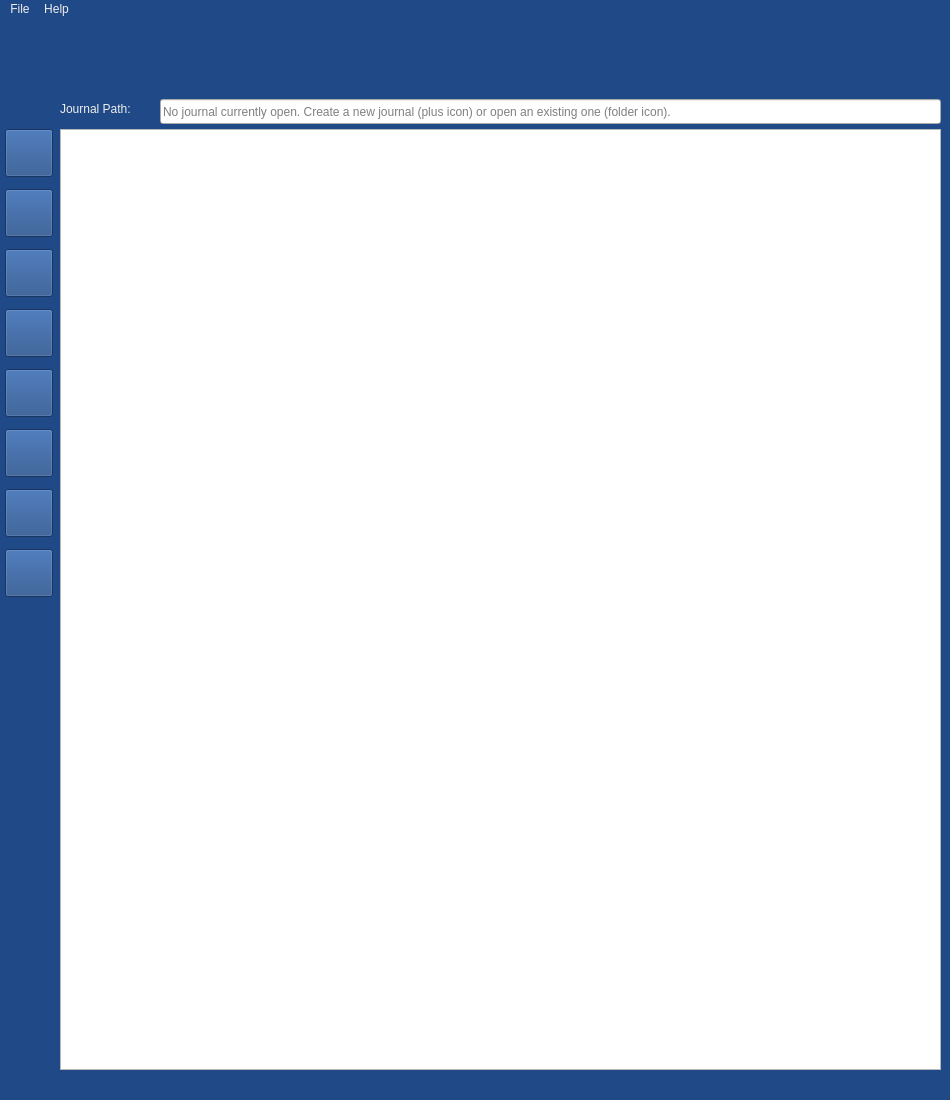
<?xml version="1.0" encoding="UTF-8"?>
<ui version="4.0">
 <class>MainWindow</class>
 <widget class="QMainWindow" name="MainWindow">
  <property name="geometry">
   <rect>
    <x>0</x>
    <y>0</y>
    <width>950</width>
    <height>1100</height>
   </rect>
  </property>
  <property name="minimumSize">
   <size>
    <width>950</width>
    <height>1100</height>
   </size>
  </property>
  <property name="maximumSize">
   <size>
    <width>950</width>
    <height>1100</height>
   </size>
  </property>
  <property name="windowTitle">
   <string>Open Journal</string>
  </property>
  <property name="windowIcon">
   <iconset resource="resources.qrc">
    <normaloff>:/resources/logo_small.png</normaloff>:/resources/logo_small.png</iconset>
  </property>
  <property name="styleSheet">
   <string notr="true">background-color: rgb(32, 74, 135);</string>
  </property>
  <widget class="QWidget" name="centralwidget">
   <widget class="QLabel" name="logo">
    <property name="geometry">
     <rect>
      <x>320</x>
      <y>0</y>
      <width>321</width>
      <height>81</height>
     </rect>
    </property>
    <property name="font">
     <font>
      <family>Umpush</family>
      <pointsize>14</pointsize>
      <weight>50</weight>
      <italic>true</italic>
      <bold>false</bold>
     </font>
    </property>
    <property name="text">
     <string/>
    </property>
    <property name="pixmap">
     <pixmap resource="resources.qrc">:/resources/logo.png</pixmap>
    </property>
    <property name="scaledContents">
     <bool>true</bool>
    </property>
   </widget>
   <widget class="QTextEdit" name="journalEdit">
    <property name="geometry">
     <rect>
      <x>60</x>
      <y>110</y>
      <width>881</width>
      <height>941</height>
     </rect>
    </property>
    <property name="styleSheet">
     <string notr="true">background-color: rgba(191, 64, 64, 0);
background: 1
</string>
    </property>
   </widget>
   <widget class="QLineEdit" name="journalName">
    <property name="geometry">
     <rect>
      <x>160</x>
      <y>80</y>
      <width>781</width>
      <height>25</height>
     </rect>
    </property>
    <property name="toolTip">
     <string>&lt;html&gt;&lt;head/&gt;&lt;body&gt;&lt;p&gt;Displays the filepath to the currently open journal.&lt;/p&gt;&lt;/body&gt;&lt;/html&gt;</string>
    </property>
    <property name="styleSheet">
     <string notr="true">background: 1</string>
    </property>
    <property name="inputMethodHints">
     <set>Qt::ImhNone</set>
    </property>
    <property name="dragEnabled">
     <bool>false</bool>
    </property>
    <property name="readOnly">
     <bool>true</bool>
    </property>
    <property name="placeholderText">
     <string>No journal currently open. Create a new journal (plus icon) or open an existing one (folder icon).</string>
    </property>
   </widget>
   <widget class="QLabel" name="journal_path">
    <property name="geometry">
     <rect>
      <x>60</x>
      <y>80</y>
      <width>91</width>
      <height>21</height>
     </rect>
    </property>
    <property name="styleSheet">
     <string notr="true">border-color: rgb(255, 255, 255);
</string>
    </property>
    <property name="text">
     <string>&lt;html&gt;&lt;head/&gt;&lt;body&gt;&lt;p&gt;&lt;span style=&quot; color:#eeeeec;&quot;&gt;Journal Path:&lt;/span&gt;&lt;/p&gt;&lt;/body&gt;&lt;/html&gt;</string>
    </property>
   </widget>
   <widget class="QPushButton" name="saveBtn">
    <property name="geometry">
     <rect>
      <x>5</x>
      <y>230</y>
      <width>48</width>
      <height>48</height>
     </rect>
    </property>
    <property name="minimumSize">
     <size>
      <width>48</width>
      <height>48</height>
     </size>
    </property>
    <property name="maximumSize">
     <size>
      <width>48</width>
      <height>48</height>
     </size>
    </property>
    <property name="toolTip">
     <string>&lt;html&gt;&lt;head/&gt;&lt;body&gt;&lt;p&gt;Save journal (Ctrl + S)&lt;/p&gt;&lt;/body&gt;&lt;/html&gt;</string>
    </property>
    <property name="styleSheet">
     <string notr="true">QPushButton {border-image: url(:/resources/save.png)}
QToolTip {	background-color: rgb(238, 238, 236);
                           color: black; 
                           border: black solid 1px};</string>
    </property>
    <property name="text">
     <string/>
    </property>
   </widget>
   <widget class="QPushButton" name="deleteBtn">
    <property name="geometry">
     <rect>
      <x>5</x>
      <y>470</y>
      <width>48</width>
      <height>48</height>
     </rect>
    </property>
    <property name="minimumSize">
     <size>
      <width>48</width>
      <height>48</height>
     </size>
    </property>
    <property name="maximumSize">
     <size>
      <width>48</width>
      <height>48</height>
     </size>
    </property>
    <property name="toolTip">
     <string>&lt;html&gt;&lt;head/&gt;&lt;body&gt;&lt;p&gt;Delete journal&lt;/p&gt;&lt;/body&gt;&lt;/html&gt;</string>
    </property>
    <property name="styleSheet">
     <string notr="true">QPushButton {border-image: url(:/resources/delete.png)}
QToolTip {	background-color: rgb(238, 238, 236);
                           color: black; 
                           border: black solid 1px};</string>
    </property>
    <property name="text">
     <string/>
    </property>
   </widget>
   <widget class="QPushButton" name="openBtn">
    <property name="geometry">
     <rect>
      <x>5</x>
      <y>170</y>
      <width>48</width>
      <height>48</height>
     </rect>
    </property>
    <property name="minimumSize">
     <size>
      <width>48</width>
      <height>48</height>
     </size>
    </property>
    <property name="maximumSize">
     <size>
      <width>48</width>
      <height>48</height>
     </size>
    </property>
    <property name="toolTip">
     <string>&lt;html&gt;&lt;head/&gt;&lt;body&gt;&lt;p&gt;Open existing journal (Ctrl + O)&lt;/p&gt;&lt;/body&gt;&lt;/html&gt;</string>
    </property>
    <property name="styleSheet">
     <string notr="true">QPushButton {border-image: url(:/resources/open.png)}
QToolTip {	background-color: rgb(238, 238, 236);
                           color: black; 
                           border: black solid 1px};
</string>
    </property>
    <property name="text">
     <string/>
    </property>
   </widget>
   <widget class="QPushButton" name="encryptBtn">
    <property name="geometry">
     <rect>
      <x>5</x>
      <y>290</y>
      <width>48</width>
      <height>48</height>
     </rect>
    </property>
    <property name="minimumSize">
     <size>
      <width>48</width>
      <height>48</height>
     </size>
    </property>
    <property name="maximumSize">
     <size>
      <width>48</width>
      <height>48</height>
     </size>
    </property>
    <property name="toolTip">
     <string>&lt;html&gt;&lt;head/&gt;&lt;body&gt;&lt;p&gt;Encrypt currently open journal&lt;/p&gt;&lt;/body&gt;&lt;/html&gt;</string>
    </property>
    <property name="styleSheet">
     <string notr="true">QPushButton {border-image: url(:/resources/encrypt.png)}
QToolTip {	background-color: rgb(238, 238, 236);
                           color: black; 
                           border: black solid 1px};</string>
    </property>
    <property name="text">
     <string/>
    </property>
   </widget>
   <widget class="QPushButton" name="decryptBtn">
    <property name="geometry">
     <rect>
      <x>5</x>
      <y>350</y>
      <width>48</width>
      <height>48</height>
     </rect>
    </property>
    <property name="minimumSize">
     <size>
      <width>48</width>
      <height>48</height>
     </size>
    </property>
    <property name="maximumSize">
     <size>
      <width>48</width>
      <height>48</height>
     </size>
    </property>
    <property name="toolTip">
     <string>&lt;html&gt;&lt;head/&gt;&lt;body&gt;&lt;p&gt;Decrypt currently open journal&lt;/p&gt;&lt;/body&gt;&lt;/html&gt;</string>
    </property>
    <property name="styleSheet">
     <string notr="true">QPushButton {border-image: url(:/resources/decrypt.png)}
QToolTip {	background-color: rgb(238, 238, 236);
                           color: black; 
                           border: black solid 1px};</string>
    </property>
    <property name="text">
     <string/>
    </property>
   </widget>
   <widget class="QPushButton" name="newBtn">
    <property name="geometry">
     <rect>
      <x>5</x>
      <y>110</y>
      <width>48</width>
      <height>48</height>
     </rect>
    </property>
    <property name="minimumSize">
     <size>
      <width>48</width>
      <height>48</height>
     </size>
    </property>
    <property name="maximumSize">
     <size>
      <width>48</width>
      <height>48</height>
     </size>
    </property>
    <property name="toolTip">
     <string>&lt;html&gt;&lt;head/&gt;&lt;body&gt;&lt;p&gt;Create new journal (Ctrl + N)&lt;/p&gt;&lt;p&gt;&lt;br/&gt;&lt;/p&gt;&lt;/body&gt;&lt;/html&gt;</string>
    </property>
    <property name="styleSheet">
     <string notr="true">QPushButton {border-image: url(:/resources/new.png)}
QToolTip {	background-color: rgb(238, 238, 236);
                           color: black; 
                           border: black solid 1px};
</string>
    </property>
    <property name="text">
     <string/>
    </property>
   </widget>
   <widget class="QPushButton" name="closeBtn">
    <property name="geometry">
     <rect>
      <x>5</x>
      <y>530</y>
      <width>48</width>
      <height>48</height>
     </rect>
    </property>
    <property name="minimumSize">
     <size>
      <width>48</width>
      <height>48</height>
     </size>
    </property>
    <property name="maximumSize">
     <size>
      <width>48</width>
      <height>48</height>
     </size>
    </property>
    <property name="toolTip">
     <string>&lt;html&gt;&lt;head/&gt;&lt;body&gt;&lt;p&gt;Save and close journal&lt;/p&gt;&lt;/body&gt;&lt;/html&gt;</string>
    </property>
    <property name="styleSheet">
     <string notr="true">QPushButton {border-image: url(:/resources/close.png)}
QToolTip {	background-color: rgb(238, 238, 236);
                           color: black; 
                           border: black solid 1px};</string>
    </property>
    <property name="text">
     <string/>
    </property>
   </widget>
   <widget class="QPushButton" name="export_keyBtn">
    <property name="geometry">
     <rect>
      <x>5</x>
      <y>410</y>
      <width>48</width>
      <height>48</height>
     </rect>
    </property>
    <property name="minimumSize">
     <size>
      <width>48</width>
      <height>48</height>
     </size>
    </property>
    <property name="maximumSize">
     <size>
      <width>48</width>
      <height>48</height>
     </size>
    </property>
    <property name="toolTip">
     <string>&lt;html&gt;&lt;head/&gt;&lt;body&gt;&lt;p&gt;Export encryption key&lt;/p&gt;&lt;/body&gt;&lt;/html&gt;</string>
    </property>
    <property name="styleSheet">
     <string notr="true">QPushButton {border-image: url(:/resources/export_key.png)}
QToolTip {	background-color: rgb(238, 238, 236);
                           color: black; 
                           border: black solid 1px};</string>
    </property>
    <property name="text">
     <string/>
    </property>
   </widget>
   <zorder>logo</zorder>
   <zorder>journalName</zorder>
   <zorder>journal_path</zorder>
   <zorder>saveBtn</zorder>
   <zorder>deleteBtn</zorder>
   <zorder>openBtn</zorder>
   <zorder>encryptBtn</zorder>
   <zorder>decryptBtn</zorder>
   <zorder>newBtn</zorder>
   <zorder>journalEdit</zorder>
   <zorder>closeBtn</zorder>
   <zorder>export_keyBtn</zorder>
  </widget>
  <widget class="QMenuBar" name="menubar">
   <property name="geometry">
    <rect>
     <x>0</x>
     <y>0</y>
     <width>950</width>
     <height>22</height>
    </rect>
   </property>
   <property name="palette">
    <palette>
     <active>
      <colorrole role="Button">
       <brush brushstyle="SolidPattern">
        <color alpha="255">
         <red>32</red>
         <green>74</green>
         <blue>135</blue>
        </color>
       </brush>
      </colorrole>
      <colorrole role="ButtonText">
       <brush brushstyle="SolidPattern">
        <color alpha="255">
         <red>238</red>
         <green>238</green>
         <blue>236</blue>
        </color>
       </brush>
      </colorrole>
      <colorrole role="Base">
       <brush brushstyle="SolidPattern">
        <color alpha="255">
         <red>32</red>
         <green>74</green>
         <blue>135</blue>
        </color>
       </brush>
      </colorrole>
      <colorrole role="Window">
       <brush brushstyle="SolidPattern">
        <color alpha="255">
         <red>32</red>
         <green>74</green>
         <blue>135</blue>
        </color>
       </brush>
      </colorrole>
     </active>
     <inactive>
      <colorrole role="Button">
       <brush brushstyle="SolidPattern">
        <color alpha="255">
         <red>32</red>
         <green>74</green>
         <blue>135</blue>
        </color>
       </brush>
      </colorrole>
      <colorrole role="ButtonText">
       <brush brushstyle="SolidPattern">
        <color alpha="255">
         <red>238</red>
         <green>238</green>
         <blue>236</blue>
        </color>
       </brush>
      </colorrole>
      <colorrole role="Base">
       <brush brushstyle="SolidPattern">
        <color alpha="255">
         <red>32</red>
         <green>74</green>
         <blue>135</blue>
        </color>
       </brush>
      </colorrole>
      <colorrole role="Window">
       <brush brushstyle="SolidPattern">
        <color alpha="255">
         <red>32</red>
         <green>74</green>
         <blue>135</blue>
        </color>
       </brush>
      </colorrole>
     </inactive>
     <disabled>
      <colorrole role="Button">
       <brush brushstyle="SolidPattern">
        <color alpha="255">
         <red>32</red>
         <green>74</green>
         <blue>135</blue>
        </color>
       </brush>
      </colorrole>
      <colorrole role="ButtonText">
       <brush brushstyle="SolidPattern">
        <color alpha="255">
         <red>190</red>
         <green>190</green>
         <blue>190</blue>
        </color>
       </brush>
      </colorrole>
      <colorrole role="Base">
       <brush brushstyle="SolidPattern">
        <color alpha="255">
         <red>32</red>
         <green>74</green>
         <blue>135</blue>
        </color>
       </brush>
      </colorrole>
      <colorrole role="Window">
       <brush brushstyle="SolidPattern">
        <color alpha="255">
         <red>32</red>
         <green>74</green>
         <blue>135</blue>
        </color>
       </brush>
      </colorrole>
     </disabled>
    </palette>
   </property>
   <widget class="QMenu" name="menuFile">
    <property name="palette">
     <palette>
      <active>
       <colorrole role="Button">
        <brush brushstyle="SolidPattern">
         <color alpha="255">
          <red>32</red>
          <green>74</green>
          <blue>135</blue>
         </color>
        </brush>
       </colorrole>
       <colorrole role="ButtonText">
        <brush brushstyle="SolidPattern">
         <color alpha="255">
          <red>238</red>
          <green>238</green>
          <blue>236</blue>
         </color>
        </brush>
       </colorrole>
       <colorrole role="Base">
        <brush brushstyle="SolidPattern">
         <color alpha="255">
          <red>32</red>
          <green>74</green>
          <blue>135</blue>
         </color>
        </brush>
       </colorrole>
       <colorrole role="Window">
        <brush brushstyle="SolidPattern">
         <color alpha="255">
          <red>32</red>
          <green>74</green>
          <blue>135</blue>
         </color>
        </brush>
       </colorrole>
      </active>
      <inactive>
       <colorrole role="Button">
        <brush brushstyle="SolidPattern">
         <color alpha="255">
          <red>32</red>
          <green>74</green>
          <blue>135</blue>
         </color>
        </brush>
       </colorrole>
       <colorrole role="ButtonText">
        <brush brushstyle="SolidPattern">
         <color alpha="255">
          <red>238</red>
          <green>238</green>
          <blue>236</blue>
         </color>
        </brush>
       </colorrole>
       <colorrole role="Base">
        <brush brushstyle="SolidPattern">
         <color alpha="255">
          <red>32</red>
          <green>74</green>
          <blue>135</blue>
         </color>
        </brush>
       </colorrole>
       <colorrole role="Window">
        <brush brushstyle="SolidPattern">
         <color alpha="255">
          <red>32</red>
          <green>74</green>
          <blue>135</blue>
         </color>
        </brush>
       </colorrole>
      </inactive>
      <disabled>
       <colorrole role="Button">
        <brush brushstyle="SolidPattern">
         <color alpha="255">
          <red>32</red>
          <green>74</green>
          <blue>135</blue>
         </color>
        </brush>
       </colorrole>
       <colorrole role="ButtonText">
        <brush brushstyle="SolidPattern">
         <color alpha="255">
          <red>190</red>
          <green>190</green>
          <blue>190</blue>
         </color>
        </brush>
       </colorrole>
       <colorrole role="Base">
        <brush brushstyle="SolidPattern">
         <color alpha="255">
          <red>32</red>
          <green>74</green>
          <blue>135</blue>
         </color>
        </brush>
       </colorrole>
       <colorrole role="Window">
        <brush brushstyle="SolidPattern">
         <color alpha="255">
          <red>32</red>
          <green>74</green>
          <blue>135</blue>
         </color>
        </brush>
       </colorrole>
      </disabled>
     </palette>
    </property>
    <property name="title">
     <string>File</string>
    </property>
    <addaction name="New"/>
    <addaction name="Open"/>
    <addaction name="separator"/>
    <addaction name="Save"/>
    <addaction name="separator"/>
    <addaction name="Delete"/>
    <addaction name="separator"/>
    <addaction name="Encrypt_Journal"/>
    <addaction name="Decrypt_Journal"/>
    <addaction name="Export_key"/>
    <addaction name="separator"/>
    <addaction name="Close"/>
    <addaction name="separator"/>
    <addaction name="Exit"/>
   </widget>
   <widget class="QMenu" name="menuHelp">
    <property name="palette">
     <palette>
      <active>
       <colorrole role="Button">
        <brush brushstyle="SolidPattern">
         <color alpha="255">
          <red>32</red>
          <green>74</green>
          <blue>135</blue>
         </color>
        </brush>
       </colorrole>
       <colorrole role="ButtonText">
        <brush brushstyle="SolidPattern">
         <color alpha="255">
          <red>238</red>
          <green>238</green>
          <blue>236</blue>
         </color>
        </brush>
       </colorrole>
       <colorrole role="Base">
        <brush brushstyle="SolidPattern">
         <color alpha="255">
          <red>32</red>
          <green>74</green>
          <blue>135</blue>
         </color>
        </brush>
       </colorrole>
       <colorrole role="Window">
        <brush brushstyle="SolidPattern">
         <color alpha="255">
          <red>32</red>
          <green>74</green>
          <blue>135</blue>
         </color>
        </brush>
       </colorrole>
      </active>
      <inactive>
       <colorrole role="Button">
        <brush brushstyle="SolidPattern">
         <color alpha="255">
          <red>32</red>
          <green>74</green>
          <blue>135</blue>
         </color>
        </brush>
       </colorrole>
       <colorrole role="ButtonText">
        <brush brushstyle="SolidPattern">
         <color alpha="255">
          <red>238</red>
          <green>238</green>
          <blue>236</blue>
         </color>
        </brush>
       </colorrole>
       <colorrole role="Base">
        <brush brushstyle="SolidPattern">
         <color alpha="255">
          <red>32</red>
          <green>74</green>
          <blue>135</blue>
         </color>
        </brush>
       </colorrole>
       <colorrole role="Window">
        <brush brushstyle="SolidPattern">
         <color alpha="255">
          <red>32</red>
          <green>74</green>
          <blue>135</blue>
         </color>
        </brush>
       </colorrole>
      </inactive>
      <disabled>
       <colorrole role="Button">
        <brush brushstyle="SolidPattern">
         <color alpha="255">
          <red>32</red>
          <green>74</green>
          <blue>135</blue>
         </color>
        </brush>
       </colorrole>
       <colorrole role="ButtonText">
        <brush brushstyle="SolidPattern">
         <color alpha="255">
          <red>190</red>
          <green>190</green>
          <blue>190</blue>
         </color>
        </brush>
       </colorrole>
       <colorrole role="Base">
        <brush brushstyle="SolidPattern">
         <color alpha="255">
          <red>32</red>
          <green>74</green>
          <blue>135</blue>
         </color>
        </brush>
       </colorrole>
       <colorrole role="Window">
        <brush brushstyle="SolidPattern">
         <color alpha="255">
          <red>32</red>
          <green>74</green>
          <blue>135</blue>
         </color>
        </brush>
       </colorrole>
      </disabled>
     </palette>
    </property>
    <property name="title">
     <string>Help</string>
    </property>
    <addaction name="About_Open_Journal"/>
   </widget>
   <addaction name="menuFile"/>
   <addaction name="menuHelp"/>
  </widget>
  <widget class="QStatusBar" name="statusbar">
   <property name="palette">
    <palette>
     <active>
      <colorrole role="WindowText">
       <brush brushstyle="SolidPattern">
        <color alpha="255">
         <red>238</red>
         <green>238</green>
         <blue>236</blue>
        </color>
       </brush>
      </colorrole>
      <colorrole role="Button">
       <brush brushstyle="SolidPattern">
        <color alpha="255">
         <red>32</red>
         <green>74</green>
         <blue>135</blue>
        </color>
       </brush>
      </colorrole>
      <colorrole role="Text">
       <brush brushstyle="SolidPattern">
        <color alpha="255">
         <red>238</red>
         <green>238</green>
         <blue>236</blue>
        </color>
       </brush>
      </colorrole>
      <colorrole role="ButtonText">
       <brush brushstyle="SolidPattern">
        <color alpha="255">
         <red>238</red>
         <green>238</green>
         <blue>236</blue>
        </color>
       </brush>
      </colorrole>
      <colorrole role="Base">
       <brush brushstyle="SolidPattern">
        <color alpha="255">
         <red>32</red>
         <green>74</green>
         <blue>135</blue>
        </color>
       </brush>
      </colorrole>
      <colorrole role="Window">
       <brush brushstyle="SolidPattern">
        <color alpha="255">
         <red>32</red>
         <green>74</green>
         <blue>135</blue>
        </color>
       </brush>
      </colorrole>
      <colorrole role="ToolTipText">
       <brush brushstyle="SolidPattern">
        <color alpha="255">
         <red>238</red>
         <green>238</green>
         <blue>236</blue>
        </color>
       </brush>
      </colorrole>
      <colorrole role="PlaceholderText">
       <brush brushstyle="SolidPattern">
        <color alpha="128">
         <red>238</red>
         <green>238</green>
         <blue>236</blue>
        </color>
       </brush>
      </colorrole>
     </active>
     <inactive>
      <colorrole role="WindowText">
       <brush brushstyle="SolidPattern">
        <color alpha="255">
         <red>238</red>
         <green>238</green>
         <blue>236</blue>
        </color>
       </brush>
      </colorrole>
      <colorrole role="Button">
       <brush brushstyle="SolidPattern">
        <color alpha="255">
         <red>32</red>
         <green>74</green>
         <blue>135</blue>
        </color>
       </brush>
      </colorrole>
      <colorrole role="Text">
       <brush brushstyle="SolidPattern">
        <color alpha="255">
         <red>238</red>
         <green>238</green>
         <blue>236</blue>
        </color>
       </brush>
      </colorrole>
      <colorrole role="ButtonText">
       <brush brushstyle="SolidPattern">
        <color alpha="255">
         <red>238</red>
         <green>238</green>
         <blue>236</blue>
        </color>
       </brush>
      </colorrole>
      <colorrole role="Base">
       <brush brushstyle="SolidPattern">
        <color alpha="255">
         <red>32</red>
         <green>74</green>
         <blue>135</blue>
        </color>
       </brush>
      </colorrole>
      <colorrole role="Window">
       <brush brushstyle="SolidPattern">
        <color alpha="255">
         <red>32</red>
         <green>74</green>
         <blue>135</blue>
        </color>
       </brush>
      </colorrole>
      <colorrole role="ToolTipText">
       <brush brushstyle="SolidPattern">
        <color alpha="255">
         <red>238</red>
         <green>238</green>
         <blue>236</blue>
        </color>
       </brush>
      </colorrole>
      <colorrole role="PlaceholderText">
       <brush brushstyle="SolidPattern">
        <color alpha="128">
         <red>238</red>
         <green>238</green>
         <blue>236</blue>
        </color>
       </brush>
      </colorrole>
     </inactive>
     <disabled>
      <colorrole role="WindowText">
       <brush brushstyle="SolidPattern">
        <color alpha="255">
         <red>190</red>
         <green>190</green>
         <blue>190</blue>
        </color>
       </brush>
      </colorrole>
      <colorrole role="Button">
       <brush brushstyle="SolidPattern">
        <color alpha="255">
         <red>32</red>
         <green>74</green>
         <blue>135</blue>
        </color>
       </brush>
      </colorrole>
      <colorrole role="Text">
       <brush brushstyle="SolidPattern">
        <color alpha="255">
         <red>190</red>
         <green>190</green>
         <blue>190</blue>
        </color>
       </brush>
      </colorrole>
      <colorrole role="ButtonText">
       <brush brushstyle="SolidPattern">
        <color alpha="255">
         <red>190</red>
         <green>190</green>
         <blue>190</blue>
        </color>
       </brush>
      </colorrole>
      <colorrole role="Base">
       <brush brushstyle="SolidPattern">
        <color alpha="255">
         <red>32</red>
         <green>74</green>
         <blue>135</blue>
        </color>
       </brush>
      </colorrole>
      <colorrole role="Window">
       <brush brushstyle="SolidPattern">
        <color alpha="255">
         <red>32</red>
         <green>74</green>
         <blue>135</blue>
        </color>
       </brush>
      </colorrole>
      <colorrole role="ToolTipText">
       <brush brushstyle="SolidPattern">
        <color alpha="255">
         <red>238</red>
         <green>238</green>
         <blue>236</blue>
        </color>
       </brush>
      </colorrole>
      <colorrole role="PlaceholderText">
       <brush brushstyle="SolidPattern">
        <color alpha="128">
         <red>0</red>
         <green>0</green>
         <blue>0</blue>
        </color>
       </brush>
      </colorrole>
     </disabled>
    </palette>
   </property>
  </widget>
  <action name="actionNew">
   <property name="text">
    <string>New</string>
   </property>
  </action>
  <action name="New">
   <property name="text">
    <string>New</string>
   </property>
   <property name="toolTip">
    <string>Create new journal</string>
   </property>
   <property name="shortcut">
    <string>Ctrl+N</string>
   </property>
  </action>
  <action name="Open">
   <property name="text">
    <string>Open</string>
   </property>
   <property name="toolTip">
    <string>Open existing journal</string>
   </property>
   <property name="shortcut">
    <string>Ctrl+O</string>
   </property>
  </action>
  <action name="Save">
   <property name="text">
    <string>Save</string>
   </property>
   <property name="toolTip">
    <string>Save journal</string>
   </property>
   <property name="shortcut">
    <string>Ctrl+S</string>
   </property>
  </action>
  <action name="Save_As">
   <property name="text">
    <string>Save As...</string>
   </property>
  </action>
  <action name="About_Open_Journal">
   <property name="text">
    <string>About Open Journal</string>
   </property>
  </action>
  <action name="Encrypt_Journal">
   <property name="text">
    <string>Encrypt Journal</string>
   </property>
   <property name="toolTip">
    <string>Encrypt currently open journal</string>
   </property>
  </action>
  <action name="Decrypt_Journal">
   <property name="text">
    <string>Decrypt Journal</string>
   </property>
   <property name="toolTip">
    <string>Decrypt currently open journal</string>
   </property>
  </action>
  <action name="Preferences">
   <property name="text">
    <string>Preferences</string>
   </property>
  </action>
  <action name="Print">
   <property name="text">
    <string>Print</string>
   </property>
   <property name="toolTip">
    <string>Print journal</string>
   </property>
   <property name="shortcut">
    <string>Ctrl+P</string>
   </property>
  </action>
  <action name="Exit">
   <property name="text">
    <string>Exit</string>
   </property>
   <property name="shortcut">
    <string/>
   </property>
  </action>
  <action name="Delete">
   <property name="text">
    <string>Delete Journal</string>
   </property>
  </action>
  <action name="Close">
   <property name="text">
    <string>Close Journal</string>
   </property>
  </action>
  <action name="Export_key">
   <property name="text">
    <string>Export encryption key</string>
   </property>
  </action>
 </widget>
 <resources>
  <include location="resources.qrc"/>
 </resources>
 <connections/>
</ui>
